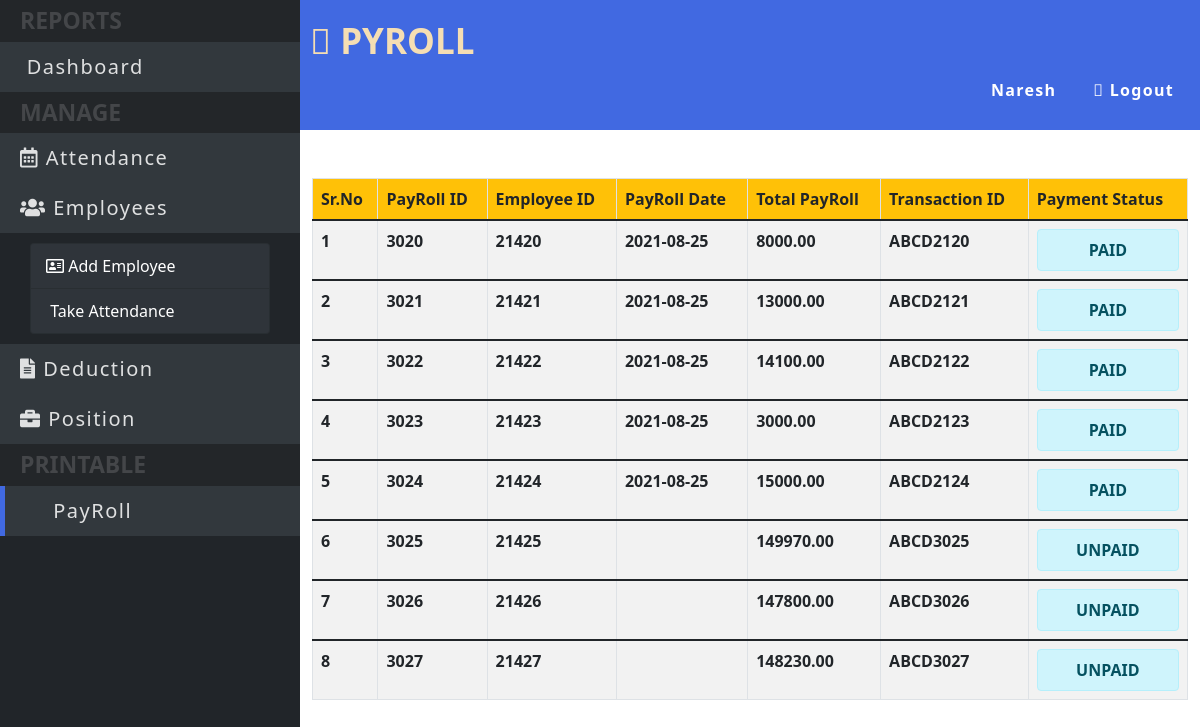
The page /admin/payroll.php (signed in) on the database its author committed.
### tables this page shows
CREATE TABLE `payroll` (
  `payroll_id` int(5) NOT NULL,
  `emp_id` int(5) DEFAULT NULL,
  `payroll_date` date DEFAULT NULL,
  `total_payroll` double(8,2) DEFAULT NULL,
  `transaction_id` varchar(25) NOT NULL,
  `payment_status` varchar(20) NOT NULL
);

### admin/payroll.php (the view, shortened to what this page needs)
<!doctype html>
<html lang="en">
<?php
include "./conn.php";
if (empty($_SESSION["Uname"])) {
    $SessionBol = false;
    header("location: http://localhost/PayRoll_Management_system/index.html");
} else {
    $SessionBol = true;
}
?>
<head>
    <link rel="stylesheet" href="https://pro.fontawesome.com/releases/v5.10.0/css/all.css" />
    <link href="https://cdn.jsdelivr.net/npm/bootstrap@5.1.1/dist/css/bootstrap.min.css" rel="stylesheet">
    <link rel="stylesheet" href="./css/style.css">
</head>
<body>
    <div class="container-fluid " style="height: 100vh;">
        <div class="row side-menu" style="height: 100vh;">
            <div class="col-3 bg-dark p-0">
                <h1 class="link-heding">reports</h1>
                <a class="link-heding2" href="./index.php"><i class="fad fa-tachometer-alt-slowest"></i> Dashboard</a>                 <h1 class="link-heding">manage</h1>
                <a class="link-heding2 text-decoration-none " href="./attendance.php"><i class="far fa-calendar-alt"></i> attendance</a>
                <a class="link-heding2 text-decoration-none " href="./Employees.php"><i class="fas fa-users"></i> Employees</a>
                <ul class="list-group">
                    <li class="list-group-item"><a href="./addEmp.php" class="alinks"><i class="far fa-address-card"> </i> Add Employee</a></li>
                    <li class="list-group-item"><a href="./TakeAttendance.php" class="alinks"><i class="fal fa-clipboard-user"></i> Take Attendance</a></li>
                </ul>
                <a class="link-heding2 text-decoration-none " href="./deduction.php"><i class="fas fa-file-alt"></i> deduction</a>
                <a class="link-heding2 text-decoration-none " href="./position.php"><i class="fas fa-briefcase"></i> position</a>
                <h1 class="link-heding">Printable</h1>
                <a class="link-heding2 text-decoration-none active" href="./payroll.php"><i class="far fa-paste"></i> PayRoll</a>
            </div>
            <div class="col-9 ">
                <div class="row">
                    <div class="col-12 TableName-box">
                        <h1 class="TableName" id="TableName"><i class="fad fa-table"></i> Pyroll</h1>
                                                <ul class="nav justify-content-end subNavbars">
                            <li class="nav-item">
                                <a class="nav-link " href=""><?php
                                 if ($SessionBol == TRUE) {
                                                                    echo $_SESSION["Uname"];
                                                                }else{
                                                                    echo "";
                                                                } ?></a>
                            </li>
                            <li class="nav-item">
                                <a class="nav-link active" href="../logout.php"><i class="fad fa-sign-out-alt"></i> Logout</a>
                            </li>
                        </ul>
                    </div>
                    <div class="col-12 pt-5">
                    <table class="table table-bordered table-striped">
                            <thead>
                                <tr class="bg-warning">
                                    <th scope="col hed">Sr.No</th>
                                    <th scope="col hed">PayRoll ID</th>
                                    <th scope="col hed">Employee ID</th>
                                    <th scope="col hed">PayRoll Date</th>
                                    <th scope="col hed">Total PayRoll</th>
                                    <th scope="col hed">Transaction ID</th>
                                    <th scope="col hed">Payment Status</th>
                                </tr>
                            </thead>
                            <?php
                            $Empl_Table_Query = "SELECT * FROM payroll";
                            $result = $conn->query($Empl_Table_Query);
                            $count = 1;
                            ?>
                            <?php
                            if ($result->num_rows > 0) {
                                while ($row = $result->fetch_assoc()) {
                            ?>
                                    <tbody>
                                        <tr>
                                            <th scope="row"><?php echo $count++; ?></th>
                                            <td><?php echo $row["payroll_id"]  ?></td>
                                            <td><?php echo $row["emp_id"]  ?></td>
                                            <td><?php echo $row["payroll_date"]  ?></td>
                                            <td><?php echo $row["total_payroll"]  ?></td>
                                            <td><?php echo $row["transaction_id"]  ?></td>
                                            <td ><p class="alert alert-info mb-0 p-2 text-center text-uppercase fw-bold"><?php echo $row["payment_status"]  ?></p></td>
                                        </tr>
                                    </tbody>
                            <?php
                                }
                            } else {
                                echo "0 results";
                            }
                            ?>
                        </table>
                    </div>
                </div>
            </div>
        </div>
    </div>
</body>
</html>

### admin/css/style.css (style rules this page uses)
* { transition: .01s ease-in; }
.list-group { margin: 10px 15px; }
td { font-weight: bold; }
.list-group-item { padding: 10px 15px; margin: 0 15px; background-color: #32383dde; color: antiquewhite; cursor: pointer; }
.link-heding { color: #444649; text-transform: uppercase; font-size: 23px; font-weight: bolder; background-color: #242729e8; padding: 7px 20px; margin-bottom: 0; cursor: pointer; }
a { width: 100%; display: block; text-decoration: none; }
.alinks { width: 100%; display: block; text-decoration: none; color: white; }
.link-heding2 { color: rgba(255, 255, 255, 0.849); text-transform: capitalize; font-size: 20px; letter-spacing: 1.5px; background-color: #32383dfb; padding: 10px 20px; margin: 0; cursor: pointer; text-decoration: none; }
a.active { border-left: 5px solid royalblue; }
.side-menu { display: flex; }
ul.subNavbars li a { color: white; font-weight: bold; letter-spacing: 1.3px; }
.TableName-box { padding: 20px 10px; background-color: royalblue; width: 100%; }
#TableName.TableName { text-transform: uppercase; font-size: 35px; color: wheat; font-weight: bold; }

### admin/payroll.php (style rules this page uses)
td { font-weight: bold; }

### rows shown on the page
payroll: payroll_id "3020", emp "21420", payroll_date "2021-08-25", total_payroll "8000.00", transaction "ABCD2120", payment_status "PAID"
payroll: payroll_id "3021", emp "21421", payroll_date "2021-08-25", total_payroll "13000.00", transaction "ABCD2121", payment_status "PAID"
payroll: payroll_id "3022", emp "21422", payroll_date "2021-08-25", total_payroll "14100.00", transaction "ABCD2122", payment_status "PAID"
payroll: payroll_id "3023", emp "21423", payroll_date "2021-08-25", total_payroll "3000.00", transaction "ABCD2123", payment_status "PAID"
payroll: payroll_id "3024", emp "21424", payroll_date "2021-08-25", total_payroll "15000.00", transaction "ABCD2124", payment_status "PAID"
payroll: payroll_id "3025", emp "21425", total_payroll "149970.00", transaction "ABCD3025", payment_status "UNPAID"
payroll: payroll_id "3026", emp "21426", total_payroll "147800.00", transaction "ABCD3026", payment_status "UNPAID"
payroll: payroll_id "3027", emp "21427", total_payroll "148230.00", transaction "ABCD3027", payment_status "UNPAID"

### other values the page prints
$_SESSION["Uname"] "Naresh"
